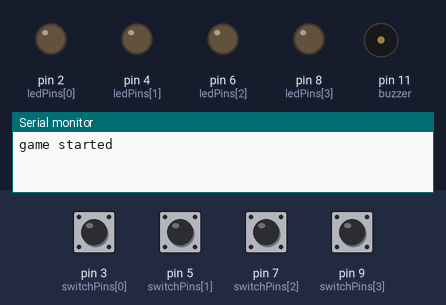
The sketch below on a simulated Arduino Uno, built with avr-gcc and run on an emulated ATmega328P. Parts: output pins drawn as LEDs (lit = HIGH), buzzer (waves = sounding, pin HIGH), the last lines printed to the serial monitor. Inputs (shaded band) come from the test bench; at power-on: pin 3 (switchPins[0]), pin 5 (switchPins[1]), pin 7 (switchPins[2]), pin 9 (switchPins[3]) HIGH. Random numbers use the default seed unless the sketch sets one.

Above: at 6.2 s.
6.3 s: pin 5 (switchPins[1]) pulled LOW for 0.15 s
At 8.6 s:
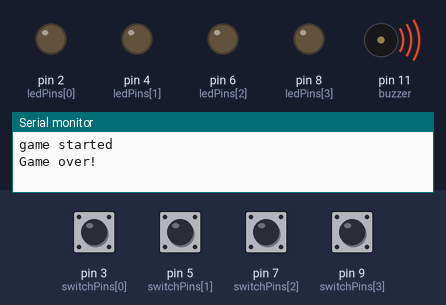
9.1 s: pin 9 (switchPins[3]) pulled LOW for 0.15 s
At 9.6 s:
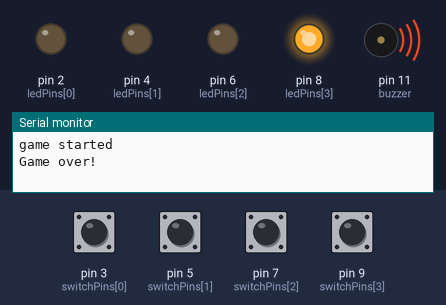
11.9 s: pin 3 (switchPins[0]) pulled LOW for 1 s
At 14.0 s:
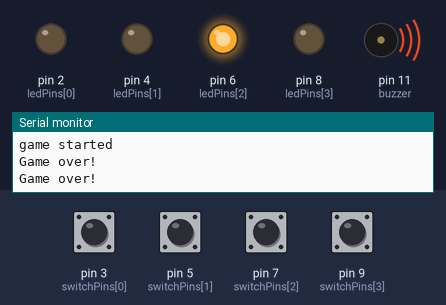
15.6 s: pin 7 (switchPins[2]) pulled LOW for 0.15 s
At 16.8 s:
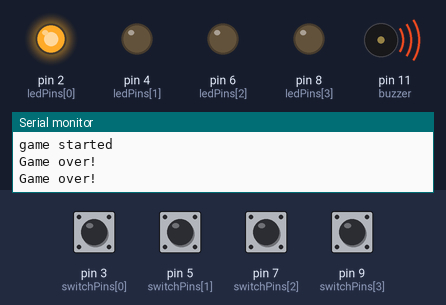
18.4 s: pin 5 (switchPins[1]) pulled LOW for 1 s
At 21.4 s:
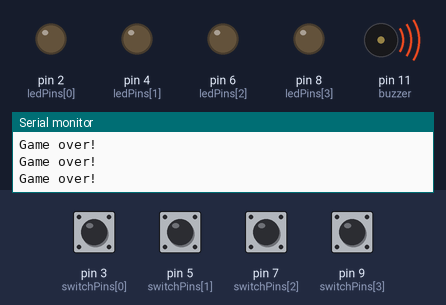
Timing chart, 0 to 22.9 s (numbered marks = the images above; inputs shaded):
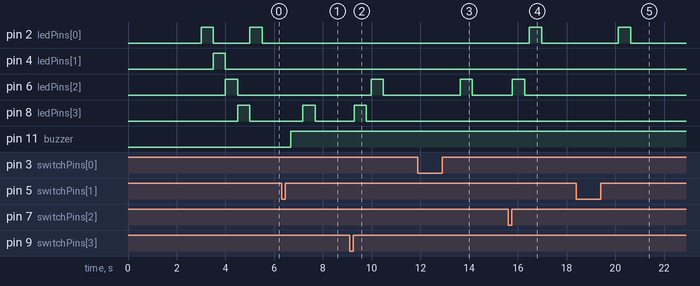

The sketch:

LEDgame.ino
```cpp
/*
ARDUINO MEMORY GAME
The player's task is to remember and repeat the sequence of LEDs lighting up.
Each round extends the sequence by one random element.
When the player makes a mistake, the game ends with a buzzer sound.
*/


const byte ledPins[] = { 2, 4, 6, 8 };
const byte switchPins[] = { 3, 5, 7, 9 };
byte sequence[100];  //the randomized sequence
byte sequenceLength = 0;
bool wait = false;  //waiting for player input flag

void showSequence();
void gameOver();
byte pressedButton();

void setup() {
  delay(3000);
  Serial.begin(9600);
  for (int i = 0; i < 4; i++) {
    pinMode(ledPins[i], OUTPUT);
    pinMode(switchPins[i], INPUT_PULLUP);  //internal pull-up resistors
  }
  pinMode(11, OUTPUT);  //buzzer
  randomSeed(analogRead(0));
  Serial.println("game started");

  for (int i = 0; i < 4; i++) {
    digitalWrite(ledPins[i], HIGH);
    delay(500);
    digitalWrite(ledPins[i], LOW);
  }
}

void loop() {
  // delay(500);
  //Serial.println("Loop dziala!");
  byte drawnLed;

  if (!wait) {
    //generetaing a new sequence element
    drawnLed = random(0, 4);
    sequence[sequenceLength] = drawnLed;
    sequenceLength++;
    showSequence();
    wait = true;
  } else {
    //checking the entered sequence
    for (byte i = 0; i < sequenceLength; i++) {  //user wciska
      byte userInput = pressedButton();
      if (userInput != sequence[i]) {
        gameOver();
        return;
      }
    }
    wait = false;
  }
}

//displays the sequence, which the player has to memorise
void showSequence() {
  for (byte i = 0; i < sequenceLength; i++) {
    digitalWrite(ledPins[sequence[i]], HIGH);
    delay(500);
    digitalWrite(ledPins[sequence[i]], LOW);
    delay(200);
  }
  delay(500);
}

//returns the index of the pressed button
byte pressedButton() {
  while (true) {
    for (byte i = 0; i < 4; i++) {
      if (digitalRead(switchPins[i]) == LOW) {
        delay(25);
        while (digitalRead(switchPins[i]) == LOW)
          ;
        delay(25);
        return i;
      }
    }
  }
}

void gameOver() {
  Serial.println("Game over!");
  delay(200);
  digitalWrite(11, HIGH);
  sequenceLength = 0;
  wait = false;
  for (byte i = 0; i < 100; i++) {
    sequence[i] = 0;
  }
  delay(500);
}
```

Measured:
- after the input at 6.3 s, pin 8 (ledPins[3]): LOW → HIGH after 0.88 s, → LOW 0.50 s later; pin 11 (buzzer): LOW → HIGH after 0.38 s
- after the input at 9.1 s, pin 6 (ledPins[2]): LOW → HIGH after 0.88 s, → LOW 0.50 s later; pin 8 (ledPins[3]): LOW → HIGH after 0.18 s, → LOW 0.50 s later
- after the input at 11.9 s, pin 6 (ledPins[2]): LOW → HIGH after 1.7 s, → LOW 0.50 s later
- after the input at 15.6 s, pin 2 (ledPins[0]): LOW → HIGH after 0.88 s, → LOW 0.50 s later; pin 6 (ledPins[2]): LOW → HIGH after 0.18 s, → LOW 0.50 s later
- after the input at 18.4 s, pin 2 (ledPins[0]): LOW → HIGH after 1.7 s, → LOW 0.50 s later
